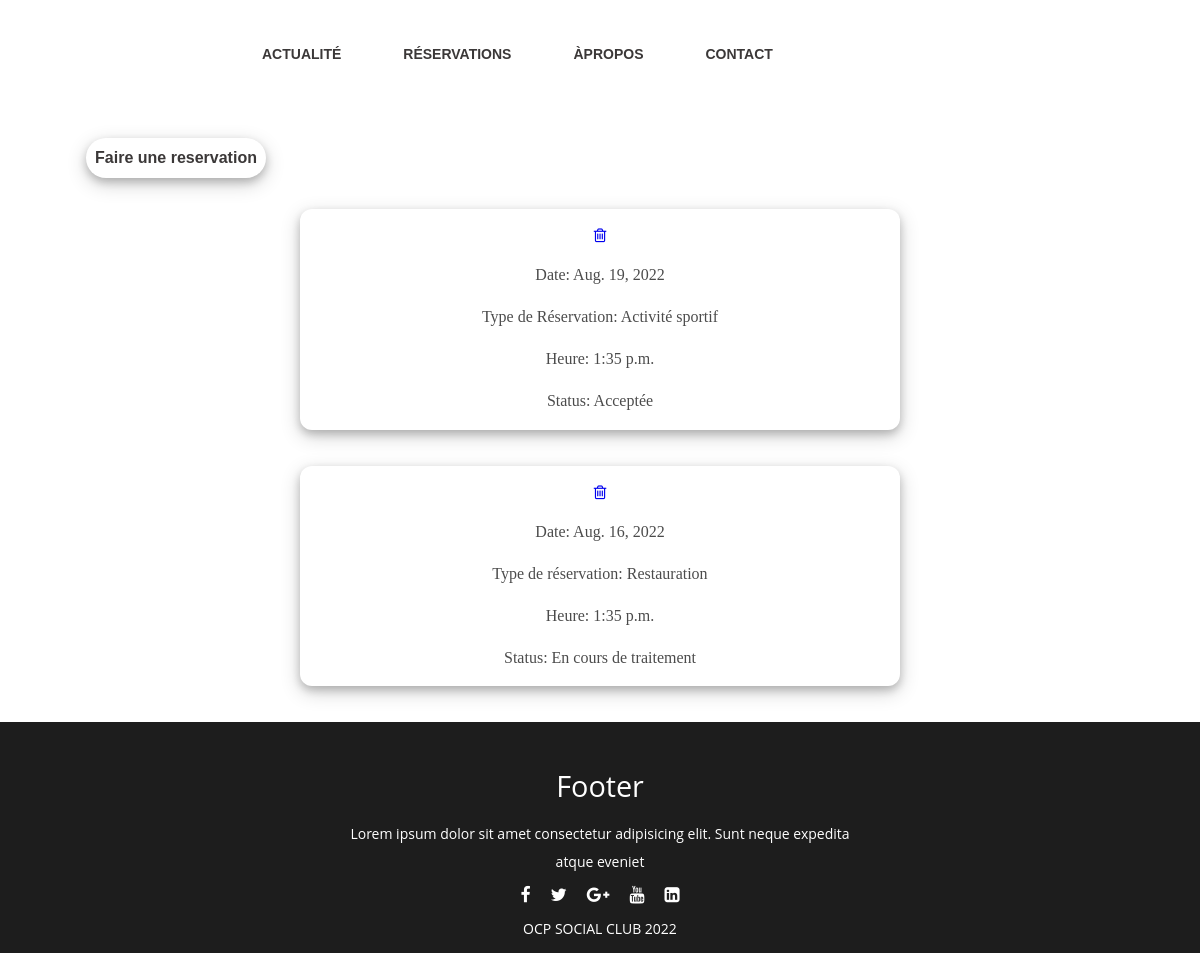
Page /reservation/ on the committed database.
### Pages/models.py (models this page shows)
class resSport(models.Model):
    act = (
        ('Football','Football'),
        ('Tennis','Tennis'),
        ('Natation','Natation'),
        ('Basket','Basket'),
        ('Salle de Sport','Salle de Sport'),
    )
    sts = (
        ('Acceptée','Acceptée'),
        ('Refusée','Refusée'),
    )
    id_user = models.ForeignKey(User, blank= True, null=True ,on_delete=models.CASCADE)
    Nom_Prenom = models.CharField(max_length=100)
    Email = models.EmailField(max_length=254)
    activite = models.CharField(max_length=100, choices=act)
    date = models.DateField(default='aaaa-mm-jj')
    heure = models.TimeField(default='hh:mm:ss')
    Tel = models.IntegerField()
    typeres = models.CharField(max_length=100,default='Activité sportif')
    status = models.CharField(max_length=100, choices=sts, default='En cours de traitement')

class resRestauration(models.Model):
    sts = (
        ('Acceptée','Acceptée'),
        ('Refusée','Refusée'),
    )
    id_user = models.ForeignKey(User, blank= True, null=True ,on_delete=models.CASCADE)
    Nom_Prenom = models.CharField(max_length=100)
    Email = models.EmailField(max_length=254)
    Nbr_Personne = models.IntegerField()
    date = models.DateField(default='aaaa-mm-jj')
    heure = models.TimeField(default='hh:mm:ss')
    Tel = models.IntegerField()
    typeres = models.CharField(max_length=100,default='Restauration')
    status = models.CharField(max_length=100, choices=sts, default='En cours de traitement')

### Pages/views.py (the view)
# urls.py: path('reservation/',views.reservation,name='reservation'),
def reservation(request):
    return render(request,'user/reservation.html',{"res":resSport.objects.all(), "res2":resRestauration.objects.all()})

### Templates/user/reservation.html (shortened to what this page needs)
{% load static %}
<html lang="en">
<head>
    <link rel="stylesheet" href="{% static 'css/res.css'%}">
    <link href="https://stackpath.bootstrapcdn.com/font-awesome/4.7.0/css/font-awesome.min.css" rel="stylesheet">
</head>
<body>
    <div class="main">
        <div class="navbar">
            <div class="icon">
                 <img class="logo" src="{% static 'img/logo.svg'%}" alt="">
            </div>
            <div class="menu">
                <ul>
                    <li><a href="{% url 'actualite'%}">ACTUALITÉ</a></li>
                    <li><a href="{% url 'reservation'%}">RÉSERVATIONS</a></li>
                    <li><a href="{% url 'about'%}">ÀPROPOS</a></li>
                    <li><a href="{% url 'contact'%}">CONTACT</a></li>
                </ul>
            </div>
        </div> <br><br>
        <section class="res">
            <ul>
                <li class="bt"><a>&nbsp;&nbsp;Faire&nbsp;une&nbsp;reservation&nbsp;&nbsp;</a>
                </li>
            </ul>
        </section><br><br>
        {% for r in res%}
        <section class="all">
            <br>
            <a href="#"><i class="fa fa-trash-o" aria-hidden="true"></i></a><br>
                <p>Date: {{r.date}}</p>
                <p>Type de Réservation: {{r.typeres}}</p>
                <p>Heure: {{r.heure}}</p>
                <p>Status: {{r.status}}</p>
        </section><br><br>
        {% endfor %}
        {% for rr in res2%}
        <section class="all"><br>
            <a href="#"><i class="fa fa-trash-o" aria-hidden="true"></i></a><br>
                <p>Date: {{rr.date}}</p>
                <p>Type de réservation: {{rr.typeres}}</p>
                <p>Heure: {{rr.heure}}</p>
                <p>Status: {{rr.status}}</p>
        </section><br><br>
        {% endfor %}
        <footer>
            <div class="footer_cont">
                <h3>footer</h3>
                <p>Lorem ipsum dolor sit amet consectetur adipisicing elit. Sunt neque expedita atque eveniet</p>
                <ul class="socials">
                    <li><a href="#"><i class="fa fa-facebook"></i></a></li>
                    <li><a href="#"><i class="fa fa-twitter"></i></a></li>
                    <li><a href="#"><i class="fa fa-google-plus"></i></a></li>
                    <li><a href="#"><i class="fa fa-youtube"></i></a></li>
                    <li><a href="#"><i class="fa fa-linkedin-square"></i></a></li>
                </ul>
                <p>OCP SOCIAL CLUB 2022</p>
            </div>
         </footer>
</body>
</html>

### static/css/res.css (style rules this page uses)
* { box-sizing: border-box; padding: 0; margin: 0; }
.main { width: 100%; background-color: #fff; background-position: center; background-size: cover; height: 100vh; }
.navbar { width: 1200px; height: 75px; margin: auto; position: sticky; top: 0; z-index: 100; background: #fff; }
.icon { width: 200px; float: left; height: 70px; }
.logo { color: #1e7434; font-size: 35px; font-family: Arial; padding-left: 20px; float: left; padding-top: 10px; margin-top: 5px }
.menu { width: 400px; float: left; height: 70px; }
ul { float: left; display: flex; justify-content: center; align-items: center; }
ul li { list-style: none; margin-left: 62px; margin-top: 27px; font-size: 14px; }
ul li a { text-decoration: none; color: rgb(59, 56, 56); font-family: Arial; font-weight: bold; transition: 0.4s ease-in-out; }
footer { position: relative; background: rgb(29, 29, 29); height: auto; width: 100%; font-family: "Open sans"; padding-top: 40px; color: #fff; box-sizing: border-box; }
.footer_cont { display: flex; align-items: center; justify-content: center; flex-direction: column; text-align: center; }
.footer_cont h3 { font-size: 1.8rem; font-weight: 400; text-transform: capitalize; line-height: 3rem; }
.footer_cont p { max-width: 500px; margin: 10px auto; line-height: 28px; font-size: 14px; }
.socials { list-style: none; display: flex; align-items: center; justify-content: center; margin: 1rel 0 3rem 0; }
.socials li { margin: 0 10px; }
.socials a { text-decoration: none; color: #fff; }
.socials a i { font-size: 1.1rem; transition: color .4s ease; }
body { font-family: 'Playfair Display', serif; display: grid; background-color: #fff; align-content: center; min-height: 100vh; margin-top: 0.5cm; }
.all { background: #fff; }
section { margin-left: auto; margin-right: auto; display: grid; grid-template-columns: 1fr 1fr; min-height: auto; width: 50vw; margin: 0 auto; box-shadow: 0 4px 8px 0 rgba(0, 0, 0, 0.2), 0 6px 20px 0 rgba(0, 0, 0, 0.19); border-radius: 12px; }
.all { background-color:#fff; background: #fff; display: flex; justify-content: center; flex-direction: column; align-items: center; border-radius: 12px 12px 12px 12px; color: rgb(59, 56, 56); }
.all p { padding-bottom: 15px; font-weight: 300; opacity: 0.7; width: 60%; text-align: center; margin: 0 auto; line-height: 1.7; color:#000; }
.res { margin: -5px; box-shadow: none; }
.res ul li { width: auto; height: auto; line-height: 40px; text-align: center; font-size: 16px; }
.res ul li a { text-decoration: none; display: block; color: rgb(59, 56, 56); }
.bt { width: 150%; height: 40px; margin-top: 13px; color: #fff; border-radius: 20px; transition: 0.2s ease; cursor: pointer; box-shadow: 0 4px 8px 0 rgba(0, 0, 0, 0.2), 0 6px 20px 0 rgba(0, 0, 0, 0.19); }

### rows in the picture
resSport: date "Aug. 19, 2022", typeres "Activité sportif", heure "1:35 p.m.", status "Acceptée"
resRestauration: date "Aug. 16, 2022", typeres "Restauration", heure "1:35 p.m.", status "En cours de traitement"
